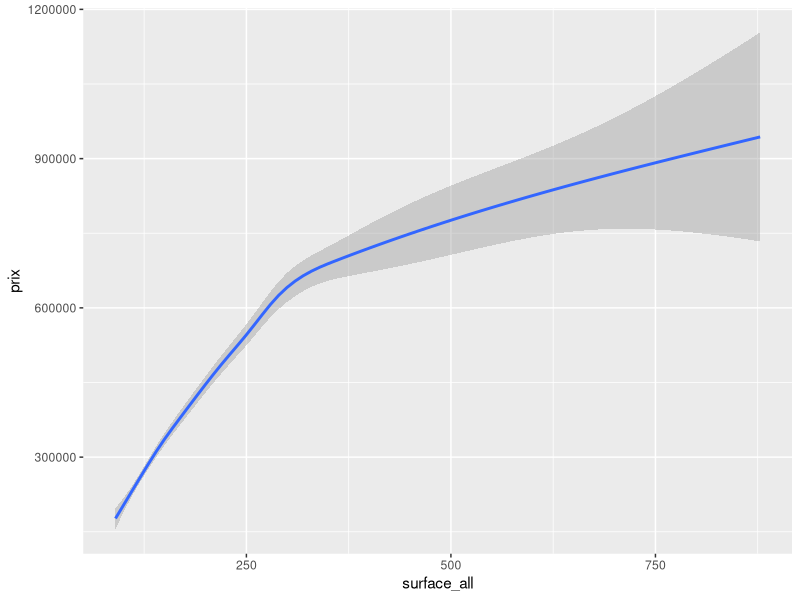

Write the R code that produced this figure.
## ---- chunk 1
knitr::opts_chunk$set(echo = TRUE)
library(tidyverse)
library(ggplot2)
install.packages("hexbin")

## ---- chunk 2

#Load data

lille_20_m_16022021 <- read.csv(file = "lille_20km_maisons_16022021.csv")

lille_20_m_16022021

#Calcul par commune

nb_biens_commune <- lille_20_m_16022021 %>%
  group_by(nom.commune) %>%
  summarise(mean(prix_m2),
            mean(surface_all),
            mean(prix),
            nombre = n()) %>%
  ungroup()

#Filtre commmunes + de 20 annonces

nb_biens_commune_clear <- nb_biens_commune %>%
  filter(nombre >19)
  
nb_biens_commune_clear  

#Rename des colonnes et sélection

nb_biens_commune_clear_mut <- nb_biens_commune_clear %>%
  mutate(prix_m2 = `mean(prix_m2)`,
         surface = `mean(surface_all)`) %>%
  select(nom.commune, prix_m2, nombre, surface)

nb_biens_commune_clear_mut
  

##Graphique prix 

#Nuage de points (raw)

np1 <- ggplot(data = lille_20_m_16022021) +
  aes(x = surface_all, y = prix) +
  scale_x_continuous(trans = 'log2') +
  scale_y_continuous(trans = 'log2')+
  geom_point() 

#Smooth (raw)

smooth1 <- ggplot(data = lille_20_m_16022021) +
  aes(x = surface_all, y = prix)+
  geom_smooth()

smooth1 

#Par commune

prixm2_com <- ggplot(data = nb_biens_commune_clear)+
  aes(x= nom.commune)

